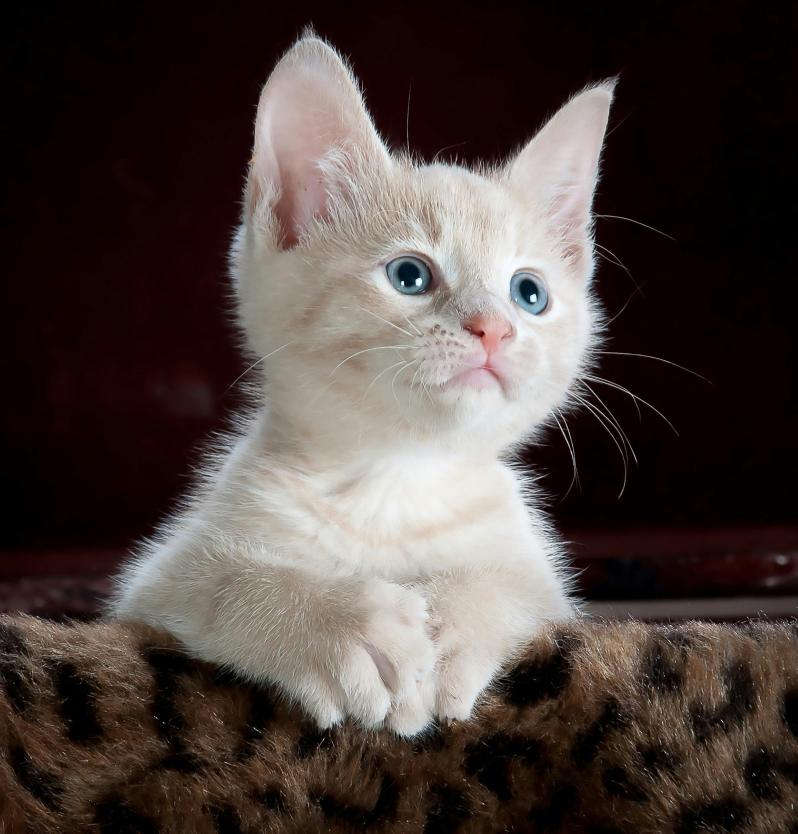
#> input picture homework/cat_image.jpeg, 2392 x 2500 px (shown at 1/3 size)
$ python opencv_basic.py   (older library calls are emulated)
#> lines starting #> are read from the running program, lines starting #| are printed output that depends on the picture; after the words box and inside, x2 and y2 are one past the last pixel; in counts of white or black regions, pixels touching at a corner belong together
#%%
import numpy as np
import cv2

img = cv2.imread("cat_image.jpeg")
#> img is the input picture: shape (2500, 2392, 3); mean B, G, R 63.1, 66.8, 77.4

cv2.namedWindow("Image", cv2.WINDOW_NORMAL)

print(img.shape)
#| (2500, 2392, 3)

cv2.imshow("image", img)

cv2.waitKey(0)

cv2.imwrite("output.png", img)

cv2.destroyAllWindows

#%%
import cv2
import numpy as np

color = cv2.imread("strawberry.jpg", cv2.IMREAD_COLOR)
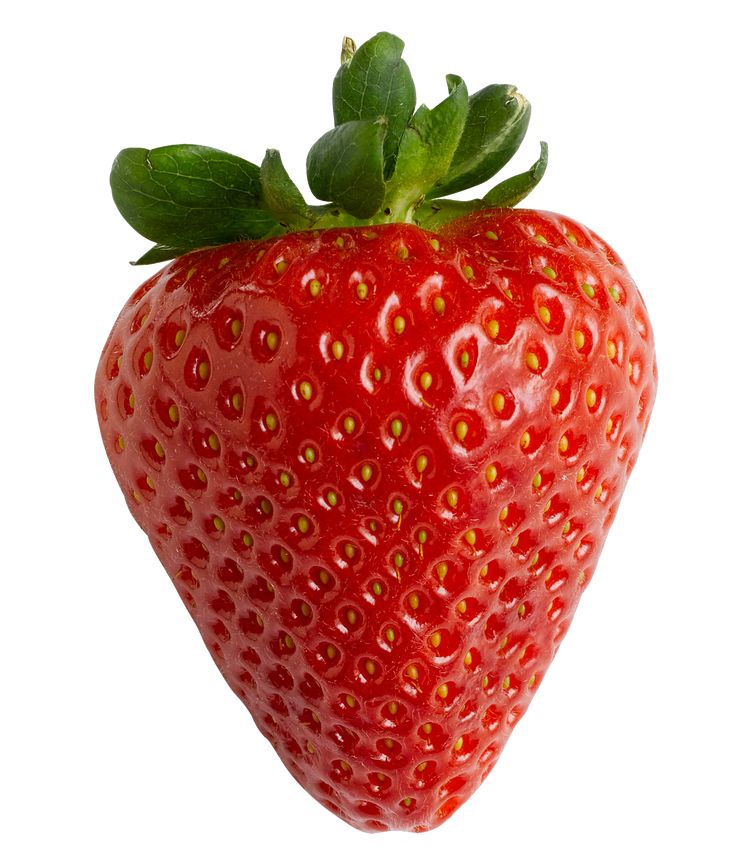
#> input picture homework/strawberry.jpg, 736 x 862 px
#> color is the input picture: shape (862, 736, 3); mean B, G, R 153.7, 163.4, 212.2

print(color.shape)
#| (862, 736, 3)

height, width, channels = color.shape
#> height = 862; width = 736; channels = 3
cv2.imshow("Original Image",color)


b,g,r = cv2.split(color)

rgb_split = np.concatenate((b,g,r),axis=1)
cv2.imshow("BGR Channels", rgb_split)

hsv = cv2.cvtColor(color, cv2.COLOR_BGR2HSV)
#> hsv: shape (862, 736, 3); mean H, S, V 10.1, 94.8, 213.7

h,s,v = cv2.split(hsv)
hsv_split = np.concatenate((h,s,v),axis=1)
cv2.imshow("Split HSV", hsv_split)

cv2.waitKey(0)

cv2.destroyAllWindows()

# %%
import cv2
import numpy as np

img = cv2.imread("strawberry.jpg")

cropped = img[50:450, 100:400]

resized = cv2.resize(cropped, (400,200))
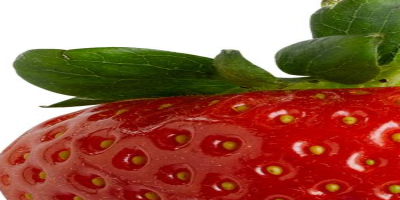
#> resized: shape (200, 400, 3); mean B, G, R 80, 101.2, 158.5

rotated = cv2.rotate(resized, cv2.ROTATE_90_CLOCKWISE)
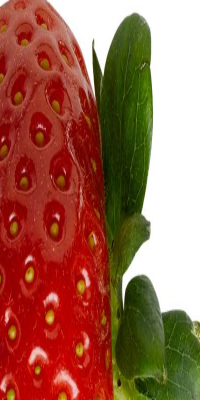
#> rotated: shape (400, 200, 3); mean B, G, R 80, 101.2, 158.5

cv2.imshow("Original", img)
cv2.imshow("Cropped Image", cropped)
cv2.imshow("Resized Image", resized)
cv2.imshow("Rotated Image", rotated)

cv2.waitKey(0)
cv2.destroyAllWindows()


#%%
import cv2
import numpy as np

src = cv2.imread("strawberry.jpg", cv2.IMREAD_COLOR)
src2 = cv2.imread("cat_image.jpeg", cv2.IMREAD_COLOR)
dst = cv2.bitwise_not(src)
src_resized = cv2.resize(src, (600, 400))
src2_resized = cv2.resize(src2, (600, 400))
dst1 = cv2.bitwise_and(src_resized, src2_resized)
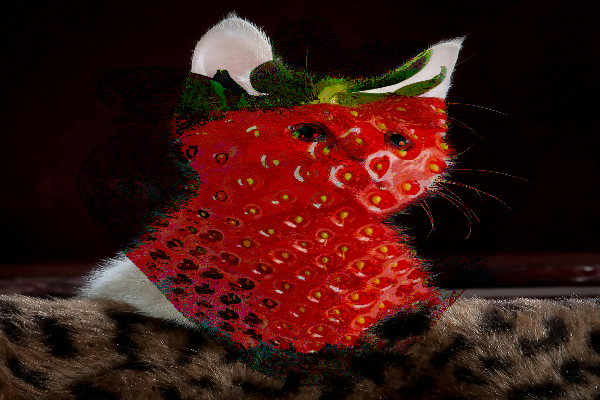
#> dst1: shape (400, 600, 3); mean B, G, R 17, 21.7, 59.5
dst2 = cv2.bitwise_or(src_resized, src2_resized)
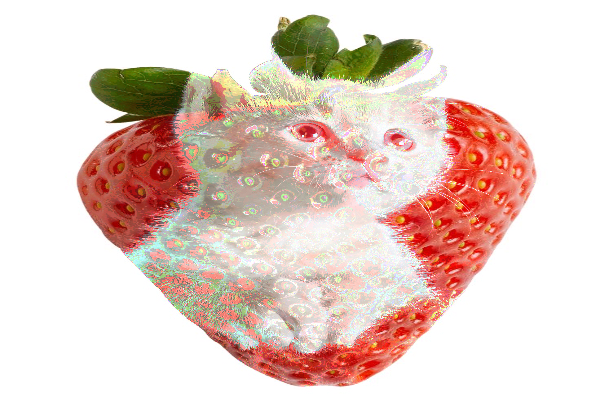
#> dst2: shape (400, 600, 3); mean B, G, R 199.7, 208.4, 230
dst3 = cv2.bitwise_xor(src_resized, src2_resized)
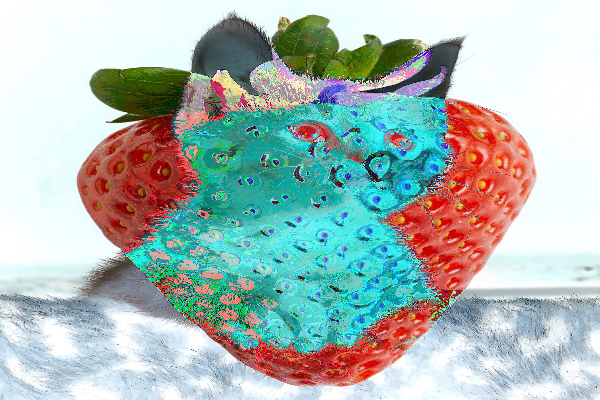
#> dst3: shape (400, 600, 3); mean B, G, R 182.8, 186.6, 170.5

cv2.imshow("src", src)
cv2.imshow("dst", dst)
cv2.imshow("dst1", dst1)
cv2.imshow("dst2", dst2)
cv2.imshow("dst3", dst3)
cv2.waitKey(0)
cv2.destroyAllWindows()

#%%
import cv2
import numpy as np

src = cv2.imread("strawberry.jpg", cv2.IMREAD_COLOR)

gray = cv2.cvtColor(src, cv2.COLOR_BGR2GRAY)
ret, dst = cv2.threshold(gray, 100, 255, cv2.THRESH_BINARY)
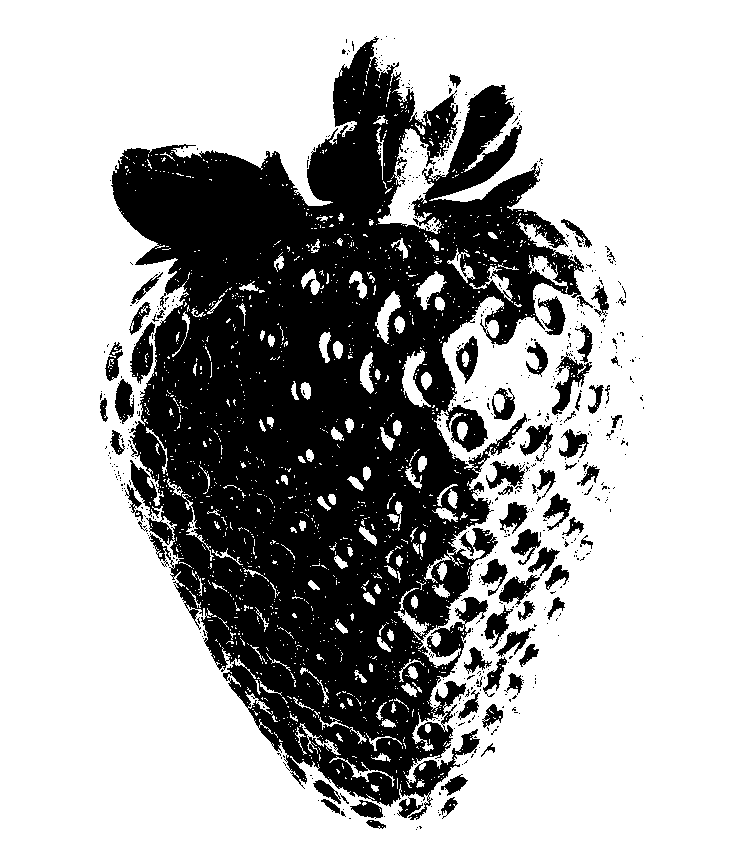
#> dst: shape (862, 736); 68.3% white; 611 black regions (543 under 20 px), largest, box (x1, y1, x2, y2) and area: (111, 36, 584, 820) 182965, (552, 352, 592, 415) 819, (130, 322, 155, 384) 814

cv2.imshow("dst", dst)
cv2.waitKey()
cv2.destroyAllWindows()


#%%
import cv2
import numpy as np

src = cv2.imread("strawberry.jpg", cv2.IMREAD_COLOR)
dst = cv2.blur(src, (3,3), anchor = (-1, -1), borderType=cv2.BORDER_DEFAULT)
#> dst: shape (862, 736, 3)

cv2.imshow("dst", dst)
cv2.waitKey()
cv2.destroyAllWindows()


#%%
import cv2
import numpy as np

src = cv2.imread("image/wheat.jpg", cv2.IMREAD_COLOR)
#> (the run stopped early here; a loop or call above may not have finished)
